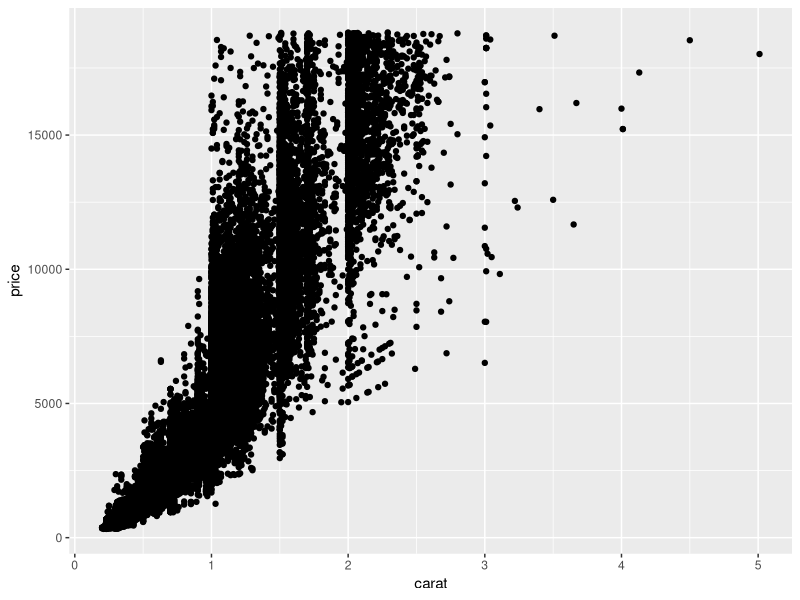
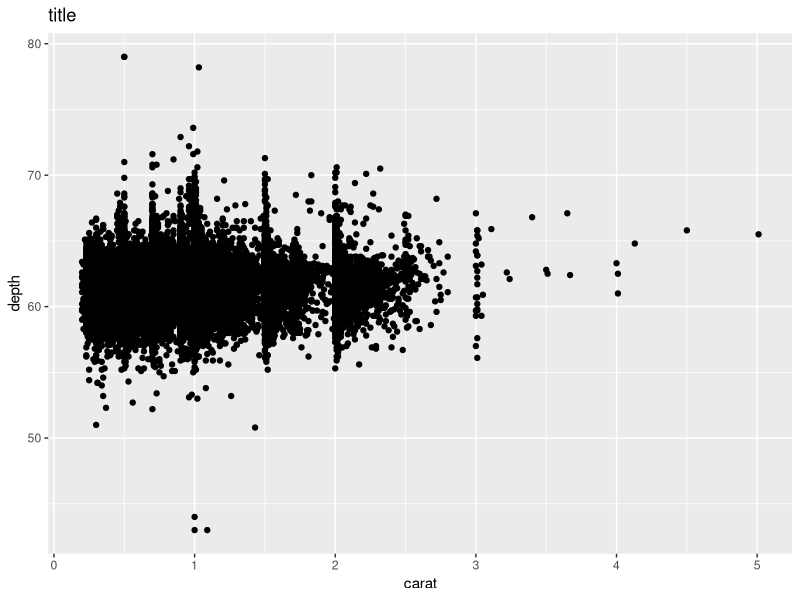

Reproduce these figures in R, in order.
## ---- chunk 1
knitr::opts_chunk$set(echo = TRUE)
library(tidyverse)
library(ggplot2)
## ---- chunk 2
### In this code chunk, start with the diamonds dataset (built in to
### ggplot2 package) and create a plot of price vs. carat (or some other
### variables of your choice)

ggplot(data = diamonds, aes(x = carat, y = price)) +
  geom_point()

## ---- chunk 3
### In this code chunk, start with the diamonds dataset (built in to
### ggplot2 package) and create a subset based on filtering, e.g., 
### size greater than 1 carat or cut is "Ideal"

diamonds_set <- diamonds %>% 
  filter(cut == 'Ideal')

## ---- chunk 4
ggplot(data = diamonds, aes(x = carat, y = depth)) +
  geom_point() +
  labs(title = "title")


## ---- chunk 5
### Both partners - delete this comment, then write some code here
### to plot, summarize, calculate something simple using the diamonds
### dataset.


